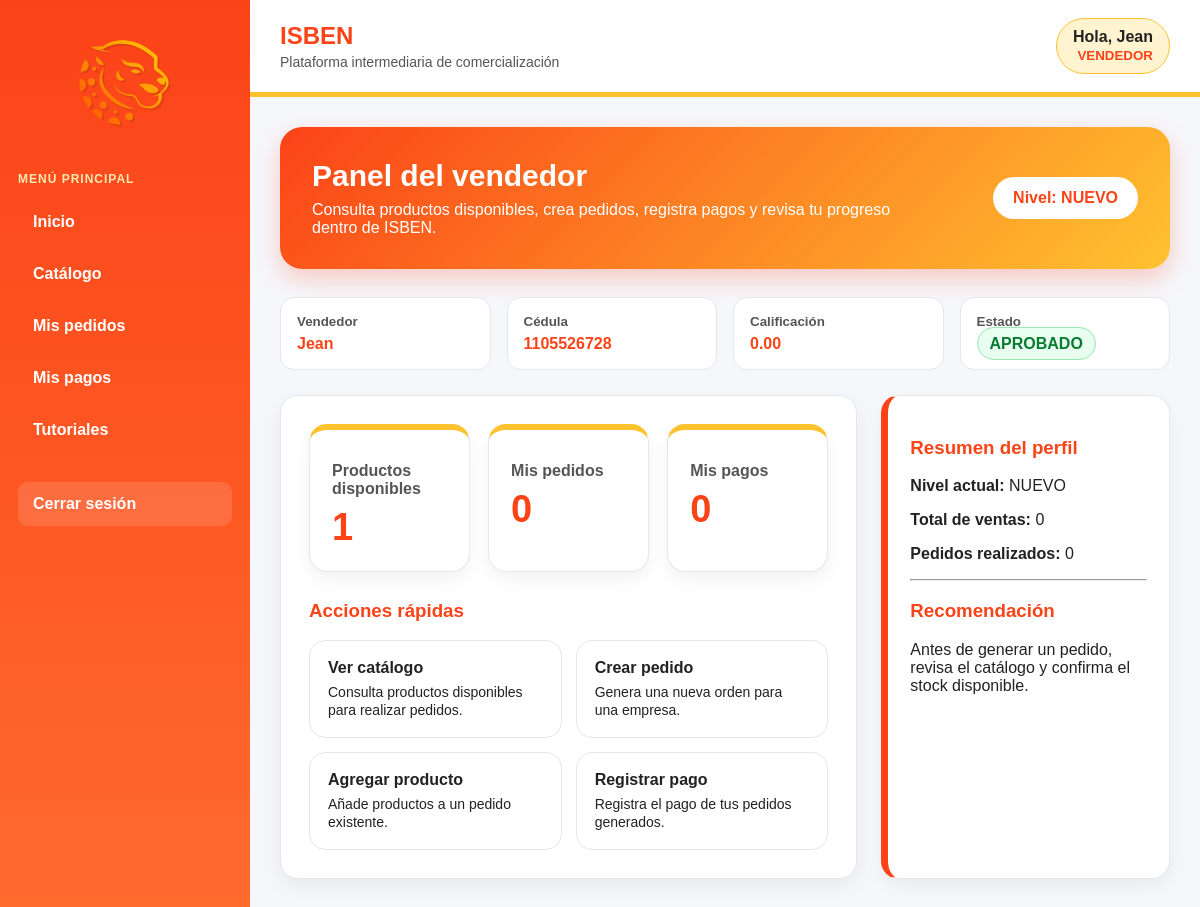
The page /vendedor/inicio/ (signed in) on the database its author committed.
### comercial/models.py (models this page shows, shortened)
class Usuario(models.Model):
    TIPO_USUARIO = (
        ("EMPRESA", "Empresa"),
        ("VENDEDOR", "Vendedor"),
    )
    ESTADO_USUARIO = (
        ("ACTIVO", "Activo"),
        ("INACTIVO", "Inactivo"),
    )
    nombre = models.CharField(max_length=100)
    correo = models.EmailField(max_length=100, unique=True)
    contrasena = models.CharField(max_length=100)
    telefono = models.CharField(max_length=20)
    estado = models.CharField(max_length=30, choices=ESTADO_USUARIO, default="ACTIVO")
    tipo_usuario = models.CharField(max_length=30, choices=TIPO_USUARIO)

class Vendedor(models.Model):
    ESTADO_VALIDACION = (
        ("PENDIENTE", "Pendiente"),
        ("APROBADO", "Aprobado"),
        ("RECHAZADO", "Rechazado"),
    )
    NIVEL_VENDEDOR = (
        ("NUEVO", "Nuevo"),
        ("BRONCE", "Bronce"),
        ("PLATA", "Plata"),
        ("ORO", "Oro"),
        ("ESTRELLA", "Vendedor estrella"),
    )
    usuario = models.OneToOneField(
        Usuario,
        on_delete=models.CASCADE,
        related_name="vendedor"
    )
    cedula = models.CharField(max_length=10, unique=True)
    direccion = models.CharField(max_length=200)
    calificacion = models.DecimalField(max_digits=3, decimal_places=2, default=0)
    total_ventas = models.IntegerField(default=0)
    nivel = models.CharField(max_length=30, choices=NIVEL_VENDEDOR, default="NUEVO")
    estado_validacion = models.CharField(
        max_length=30,
        choices=ESTADO_VALIDACION,
        default="PENDIENTE"
    )

### comercial/views.py (the view)
# urls.py: path('vendedor/inicio/', views.inicio_vendedor, name='inicio_vendedor'),
def inicio_vendedor(request):
    if not request.session.get("usuario_id"):
        return redirect("login")
    if request.session.get("tipo_usuario") != "VENDEDOR":
        return redirect("inicio")
    vendedor = obtener_vendedor_actual(request)
    total_pedidos = Pedido.objects.filter(vendedor=vendedor).count()
    total_pagos = Pago.objects.filter(pedido__vendedor=vendedor).count()
    total_productos = Producto.objects.filter(disponible=True).count()
    informacion_template = {
        "vendedor": vendedor,
        "total_pedidos": total_pedidos,
        "total_pagos": total_pagos,
        "total_productos": total_productos,
    }
    return render(request, "comercial/inicio_vendedor.html", informacion_template)

### comercial/views.py (called while the page is built)
def obtener_vendedor_actual(request):
    usuario_id = request.session.get("usuario_id")
    usuario = Usuario.objects.get(id=usuario_id)
    vendedor = Vendedor.objects.get(usuario=usuario)
    return vendedor

### comercial/templates/comercial/inicio_vendedor.html (shortened to what this page needs)
{% extends 'comercial/base.html' %}
{% block contenido %}
<div class="hero-dashboard">
    <div>
        <h2>Panel del vendedor</h2>
        <p>
            Consulta productos disponibles, crea pedidos, registra pagos y revisa tu progreso dentro de ISBEN.
        </p>
    </div>
    <div class="hero-etiqueta">
        Nivel: {{ vendedor.nivel }}
    </div>
</div>
<div class="info-perfil">
    <div class="info-item">
        <small>Vendedor</small>
        <strong>{{ vendedor.usuario.nombre }}</strong>
    </div>
    <div class="info-item">
        <small>Cédula</small>
        <strong>{{ vendedor.cedula }}</strong>
    </div>
    <div class="info-item">
        <small>Calificación</small>
        <strong>{{ vendedor.calificacion }}</strong>
    </div>
    <div class="info-item">
        <small>Estado</small>
        {% if vendedor.estado_validacion == "APROBADO" %}
            <span class="estado-aprobado">{{ vendedor.estado_validacion }}</span>
        {% elif vendedor.estado_validacion == "PENDIENTE" %}
            <span class="estado-pendiente">{{ vendedor.estado_validacion }}</span>
        {% else %}
            <span class="estado-rechazado">{{ vendedor.estado_validacion }}</span>
        {% endif %}
    </div>
</div>
<div class="dashboard-layout">
    <div class="dashboard-card">
        <div class="stats-grid">
            <div class="stat-card">
                <p>Productos disponibles</p>
                <div class="valor">{{ total_productos }}</div>
            </div>
            <div class="stat-card">
                <p>Mis pedidos</p>
                <div class="valor">{{ total_pedidos }}</div>
            </div>
            <div class="stat-card">
                <p>Mis pagos</p>
                <div class="valor">{{ total_pagos }}</div>
            </div>
        </div>
        <div class="seccion">
            <h3>Acciones rápidas</h3>
            <div class="quick-actions">
                <a href="{% url 'catalogo_vendedor' %}" class="quick-action">
                    <strong>Ver catálogo</strong>
                    <span>Consulta productos disponibles para realizar pedidos.</span>
                </a>
                <a href="{% url 'crear_pedido_vendedor' %}" class="quick-action">
                    <strong>Crear pedido</strong>
                    <span>Genera una nueva orden para una empresa.</span>
                </a>
                <a href="{% url 'crear_detalle_vendedor' %}" class="quick-action">
                    <strong>Agregar producto</strong>
                    <span>Añade productos a un pedido existente.</span>
                </a>
                <a href="{% url 'crear_pago_vendedor' %}" class="quick-action">
                    <strong>Registrar pago</strong>
                    <span>Registra el pago de tus pedidos generados.</span>
                </a>
            </div>
        </div>
    </div>
    <div class="side-panel">
        <h3>Resumen del perfil</h3>
        <p><strong>Nivel actual:</strong> {{ vendedor.nivel }}</p>
        <p><strong>Total de ventas:</strong> {{ vendedor.total_ventas }}</p>
        <p><strong>Pedidos realizados:</strong> {{ total_pedidos }}</p>
        <hr>
        <h3>Recomendación</h3>
        <p>
            Antes de generar un pedido, revisa el catálogo y confirma el stock disponible.
        </p>
    </div>
</div>
{% endblock %}

### comercial/templates/comercial/base.html (shortened to what this page needs)
{% load static %}
<!DOCTYPE html>
<html lang="es">
<head>
    <link rel="stylesheet" href="{% static 'css/styles.css' %}">
</head>
<body>
<div class="layout">
    <aside class="sidebar">
        <div class="sidebar-brand">
            <img src="{% static 'img/iso_1.png' %}" alt="Logo ISBEN" class="sidebar-logo">
        </div>
        <p class="sidebar-label">MENÚ PRINCIPAL</p>
        {% if request.session.tipo_usuario == "VENDEDOR" %}
            <a href="{% url 'inicio_vendedor' %}" class="menu-link">Inicio</a>
            <a href="{% url 'catalogo_vendedor' %}" class="menu-link">Catálogo</a>
            <a href="{% url 'pedidos_vendedor' %}" class="menu-link">Mis pedidos</a>
            <a href="{% url 'pagos_vendedor' %}" class="menu-link">Mis pagos</a>
            <a href="{% url 'tutoriales_vendedor' %}" class="menu-link">Tutoriales</a>
            <a href="{% url 'logout' %}" class="menu-link salir">Cerrar sesión</a>
        {% endif %}
    </aside>
    <section class="contenido-principal">
        <header class="header">
            <div class="header-brand">
                <h1>ISBEN</h1>
                <p class="subtitulo-header">Plataforma intermediaria de comercialización</p>
            </div>
            {% if request.session.usuario_nombre %}
                <div class="usuario-box">
                    <span>Hola, {{ request.session.usuario_nombre }}</span>
                    <small>{{ request.session.tipo_usuario }}</small>
                </div>
            {% endif %}
        </header>
        <main class="contenido">
            {% block contenido %}
            {% endblock %}
        </main>
    </section>
</div>
</body>
</html>

### rows shown on the page
Usuario: session.usuario_nombre "Jean", session.tipo_usuario "VENDEDOR"
Vendedor: nivel "NUEVO", usuario.nombre "Jean", cedula "1105526728", calificacion "0.00", estado_validacion "APROBADO", total_ventas "0"

### other values the page prints
{{ total_productos }} "1"
{{ total_pedidos }} "0"
{{ total_pagos }} "0"
